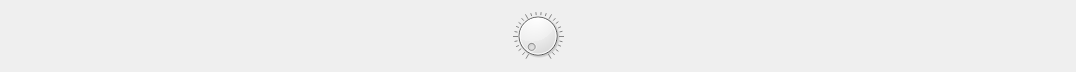
<?xml version="1.0" encoding="UTF-8"?>
<ui version="4.0">
 <class>uisensor</class>
 <widget class="QWidget" name="uisensor">
  <property name="geometry">
   <rect>
    <x>0</x>
    <y>0</y>
    <width>1076</width>
    <height>58</height>
   </rect>
  </property>
  <property name="windowTitle">
   <string>Form</string>
  </property>
  <layout class="QHBoxLayout" name="horizontalLayout_2" stretch="0,2">
   <item>
    <widget class="QDial" name="dial_gain">
     <property name="notchesVisible">
      <bool>true</bool>
     </property>
    </widget>
   </item>
   <item>
    <layout class="QHBoxLayout" name="layout_plot"/>
   </item>
  </layout>
 </widget>
 <resources/>
 <connections/>
</ui>
